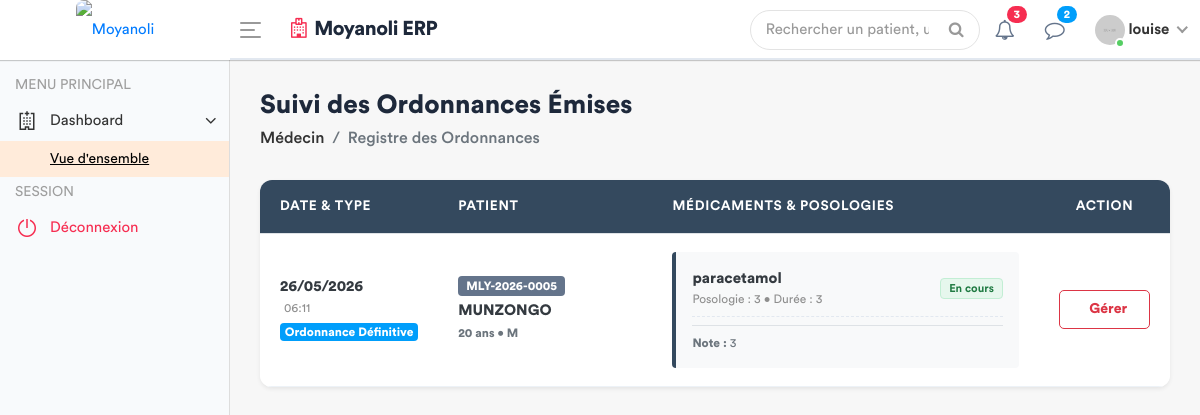
/medecin/ordonnances-delivrees/ (signed in), run on an earlier commit of the app's database.
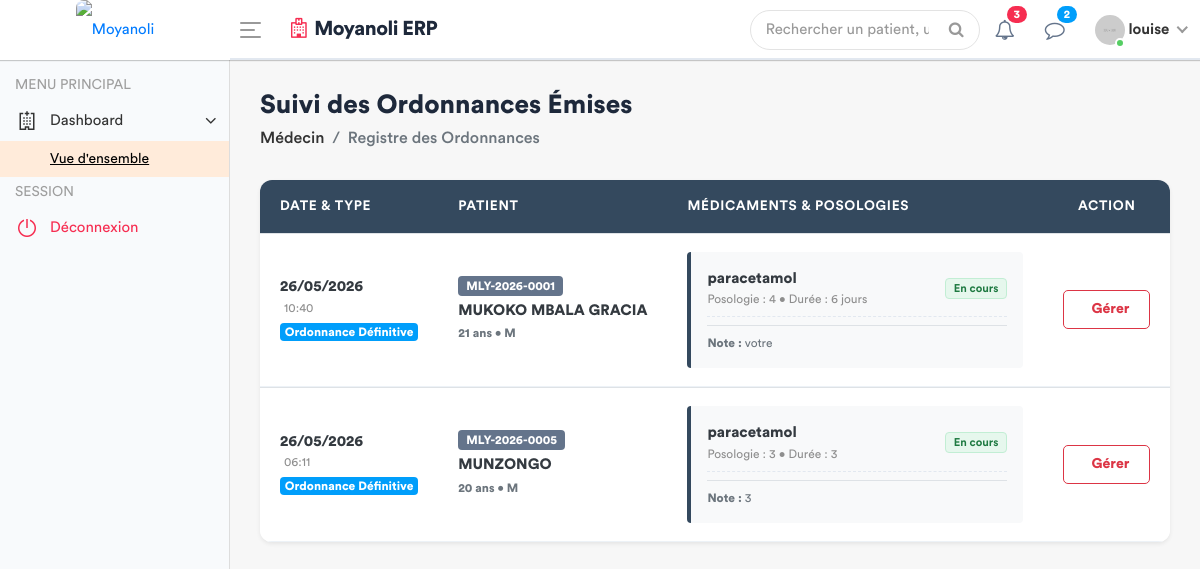
And on a later commit of the database.
### apps/models.py (models this page shows, shortened)
class Ordonnance(models.Model):
    TYPE_CHOICES = [
        ('URGENCE', 'Ordonnance d’Urgence'),
        ('DEFINITIVE', 'Ordonnance Définitive'),
    ]
    consultation = models.ForeignKey(Consultation, on_delete=models.CASCADE)
    date_prescrite = models.DateTimeField(default=timezone.now)
    type_ordonnance = models.CharField(max_length=20, choices=TYPE_CHOICES, default='URGENCE')
    observation = models.TextField(blank=True, help_text="Note générale sur l'ordonnance")

class Consultation(models.Model):
    triage = models.OneToOneField(SigneVital, db_index=True, on_delete=models.CASCADE)
    medecin = models.ForeignKey(settings.AUTH_USER_MODEL, on_delete=models.SET_NULL, null=True)
    motif_consultation = models.TextField(verbose_name="Motif")
    histoire_maladie = models.TextField(verbose_name="Histoire de la maladie")
    examen_physique = models.TextField(verbose_name="Examen physique")
    complement_d_anamnese = models.CharField(max_length=200, null=True)
    hypothese_diagnostique = models.TextField(verbose_name="Hypothèse diagnostique")
    date_creation = models.DateTimeField(default=timezone.now)
    consultation_payee = models.BooleanField(default=False, verbose_name="Consultation payée")

class SigneVital(models.Model):
    patient = models.ForeignKey(Patient, on_delete=models.CASCADE)
    temperature = models.DecimalField(max_digits=4, decimal_places=1)
    poids = models.DecimalField(max_digits=5, decimal_places=2)
    tension_arterielle = models.CharField(max_length=10)
    frequence_cardiaque = models.IntegerField()
    frequence_respiratoire = models.IntegerField(null=True, blank=True)
    saturation_oxygene = models.IntegerField(null=True, blank=True)
    date_prelevement = models.DateTimeField(default=timezone.now)
    infirmier = models.ForeignKey(User, on_delete=models.SET_NULL, null=True)
    est_consulte = models.BooleanField(default=False)

class Patient(models.Model):
    code_patient = models.CharField(max_length=20, unique=True, editable=False)
    noms = models.CharField(max_length=100)
    service = models.ForeignKey('Service', on_delete=models.PROTECT, related_name='patients', null=True)
    sexe = models.CharField(max_length=1, choices=[('M', 'Masculin'), ('F', 'Féminin')])
    age = models.CharField(max_length=30)
    adresse = models.TextField()
    telephone = models.CharField(max_length=20)
    fiche_payee = models.BooleanField(default=False) # Pour le 1er passage
    created_by = models.ForeignKey(User, on_delete=models.SET_NULL, null=True, related_name='patients_crees')
    date_creation = models.DateTimeField(auto_now_add=True)
    date_modification = models.DateTimeField(auto_now=True)

class LigneMedicament(models.Model):
    STATUT_MEDOC = [
        ('EN_COURS', 'En cours'),
        ('STOPPE', 'Stoppé / Changé'),
    ]
    ordonnance = models.ForeignKey(Ordonnance, related_name='medicaments', on_delete=models.CASCADE)
    nom_medicament = models.CharField(max_length=200)
    posologie = models.CharField(max_length=200, help_text="ex: 1 tab 3 fois par jour")
    duree = models.CharField(max_length=100, help_text="ex: 5 jours")
    statut = models.CharField(max_length=20, choices=STATUT_MEDOC, default='EN_COURS')
    motif_arret = models.TextField(blank=True, null=True, help_text="Pourquoi le médecin a changé ce médicament")
    date_modification = models.DateTimeField(default=timezone.now)

### apps/views.py (the view, shortened to what this page needs)
# urls.py: path('medecin/ordonnances-delivrees/', views.liste_ordonnances_delivrees_view, name='liste_ordonnances_delivrees'),
@login_required
def liste_ordonnances_delivrees_view(request):
    ordonnances_medecin = Ordonnance.objects.select_related(
        'consultation__triage__patient'
    ).prefetch_related(
        'medicaments'
    ).order_by('-date_prescrite')
    role = Fonction.objects.filter(userKey=request.user).first()
    fonctionKey = role.fonctionKey.roleName if role and role.fonctionKey else None
    context = {
        'ordonnances_medecin': ordonnances_medecin,
        'fonctionKey': fonctionKey
    }
    return render(request, 'back-end/medecin/liste_ordonnances_delivrees.html', context)

### apps/templates/back-end/medecin/liste_ordonnances_delivrees.html (shortened to what this page needs)
<!DOCTYPE html>
{% load static %}
<html lang="fr">
<head>
    {% include 'back-end/includes/css.html' %}
</head>
<body>
    <div class="main-wrapper">
        {% include 'back-end/includes/header.html' %}
        {% include 'back-end/includes/sidebar.html' %}
        <div class="page-wrapper">
            <div class="content container-fluid">
                <div class="page-header">
                    <div class="row">
                        <div class="col">
                            <h3 class="page-title" style="font-weight: 700; color: #1e293b;">Suivi des Ordonnances Émises</h3>
                            <ul class="breadcrumb">
                                <li class="breadcrumb-item"><a href="#">Médecin</a></li>
                                <li class="breadcrumb-item active">Registre des Ordonnances</li>
                            </ul>
                        </div>
                    </div>
                </div>
                <div class="card shadow-sm custom-table-card">
                    <div class="card-body p-0">
                        <div class="table-responsive">
                            <table class="table table-modern table-hover mb-0" width="100%">
                                <thead>
                                    <tr>
                                        <th style="width: 15%;">Date & Type</th>
                                        <th style="width: 25%;">Patient</th>
                                        <th style="width: 45%;">Médicaments & Posologies</th>
                                        <th style="width: 15%;" class="text-center">Action</th>
                                    </tr>
                                </thead>
                                <tbody>
                                    {% for ord in ordonnances_medecin %}
                                    <tr>
                                        <td class="align-middle">
                                            <div class="text-dark font-weight-bold">{{ ord.date_prescrite|date:"d/m/Y" }}</div>
                                            <small class="text-muted d-block mb-1">{{ ord.date_prescrite|date:"H:i" }}</small>
                                            <span class="badge {% if ord.type_ordonnance == 'URGENCE' %}badge-danger{% else %}badge-info{% endif %} font-weight-bold" style="font-size: 0.75rem;">
                                                {{ ord.get_type_ordonnance_display }}
                                            </span>
                                        </td>
                                        <td class="align-middle">
                                            <span class="badge badge-secondary mb-1 px-2 py-1" style="font-size: 0.75rem; background-color: #64748b;">
                                                {{ ord.consultation.triage.patient.code_patient }}
                                            </span>
                                            <span class="d-block text-uppercase font-weight-bold text-dark">{{ ord.consultation.triage.patient.noms }}</span>
                                            <small class="text-secondary font-weight-bold">{{ ord.consultation.triage.patient.age }} ans &bull; {{ ord.consultation.triage.patient.sexe }}</small>
                                        </td>
                                        <td class="align-middle">
                                            <div class="bg-light p-3 rounded" style="border-left: 4px solid #34495e;">
                                                {% for medoc in ord.medicaments.all %}
                                                <div class="d-flex justify-content-between align-items-center medoc-item">
                                                    <div>
                                                        <strong class="text-dark" {% if medoc.statut == 'STOPPE' %}style="text-decoration: line-through; color: #94a3b8 !important;"{% endif %}>
                                                            {{ medoc.nom_medicament }}
                                                        </strong>
                                                        <span class="text-muted small d-block">
                                                            Posologie : {{ medoc.posologie }} &bull; Durée : {{ medoc.duree }}
                                                        </span>
                                                    </div>
                                                    <div>
                                                        {% if medoc.statut == 'EN_COURS' %}
                                                            <span class="badge badge-actif px-2 py-1 small">En cours</span>
                                                        {% else %}
                                                            <span class="badge badge-stoppe px-2 py-1 small">Stoppé</span>
                                                        {% endif %}
                                                    </div>
                                                </div>
                                                {% endfor %}
                                                {% if ord.observation %}
                                                    <div class="mt-2 pt-2 border-top small text-secondary">
                                                        <strong>Note :</strong> {{ ord.observation }}
                                                    </div>
                                                {% endif %}
                                            </div>
                                        </td>
                                        <td class="text-center align-middle">
                                            <button type="button" class="btn btn-outline-danger btn-sm btn-block font-weight-bold py-2" data-toggle="modal" data-target="#modalGerer{{ ord.id }}">
                                                 Gérer
                                            </button>
                                        </td>
                                    </tr>
                                    {% endfor %}
                                </tbody>
                            </table>
                        </div>
                    </div>
                </div>
            </div>
        </div>
    </div>
</body>
</html>

### apps/templates/back-end/includes/css.html (shortened to what this page needs)
{% load static %}
        <link rel="stylesheet" href="{% static 'back-end/assets/css/bootstrap.min.css'%}">
        <link rel="stylesheet" href="{% static 'back-end/assets/css/font-awesome.min.css'%}">
        <link rel="stylesheet" href="{% static 'back-end/assets/css/line-awesome.min.css'%}">
		<link rel="stylesheet" href="{% static 'back-end/assets/plugins/morris/morris.css'%}">
        <link rel="stylesheet" href="{% static 'back-end/assets/css/style.css'%}">
		<link rel="stylesheet" href="{% static 'back-end/assets/css/dataTables.bootstrap4.min.css'%}">
		<link rel="stylesheet" href="{% static 'back-end/assets/css/select2.min.css'%}">
		<link rel="stylesheet" href="{% static 'back-end/assets/css/bootstrap-datetimepicker.min.css'%}">

### apps/templates/back-end/includes/header.html (shortened to what this page needs)
{% load static %}
<div class="header" style="background: #ffffff; border-bottom: 2px solid #e2e8f0;">
    <div class="header-left" style="background: #ffffff;">
        <a href="{% url 'home' %}" class="logo">
            <img src="{% static 'front-end/assets/dr/logo.jpeg' %}" width="45" height="45" alt="Moyanoli" style="border-radius: 8px;">
        </a>
    </div>
    <a id="toggle_btn" href="javascript:void(0);" style="color: #007bff;">
        <span class="bar-icon">
            <span></span>
            <span></span>
            <span></span>
        </span>
    </a>
    <div class="page-title-box">
        <h3 style="color: #1e293b; font-weight: 700; letter-spacing: -0.5px;">
            <i class="fa fa-hospital-o text-danger mr-2"></i>Moyanoli ERP
        </h3>
    </div>
    <ul class="nav user-menu">
        <li class="nav-item">
            <div class="top-nav-search">
                <form action="#">
                    <input class="form-control" type="text" placeholder="Rechercher un patient, un dossier...">
                    <button class="btn" type="submit"><i class="fa fa-search"></i></button>
                </form>
            </div>
        </li>
        <li class="nav-item dropdown">
            <a href="#" class="dropdown-toggle nav-link" data-toggle="dropdown">
                <i class="fa fa-bell-o" style="color: #64748b;"></i> <span class="badge badge-pill bg-danger">3</span>
            </a>
        </li>
        <li class="nav-item dropdown">
            <a href="#" class="dropdown-toggle nav-link" data-toggle="dropdown">
                <i class="fa fa-comment-o" style="color: #64748b;"></i> <span class="badge badge-pill bg-info">2</span>
            </a>
        </li>
        <li class="nav-item dropdown has-arrow main-drop">
            <a href="#" class="dropdown-toggle nav-link" data-toggle="dropdown">
                <span class="user-img">
                    <img src="{% static 'back-end/assets/img/profiles/avatar-21.jpg' %}" alt="">
                    <span class="status online"></span>
                </span>
                <span style="font-weight: 600;">{{ user.username }}</span>
            </a>
        </li>
    </ul>
</div>

### apps/templates/back-end/includes/sidebar.html (shortened to what this page needs)
<div class="sidebar" id="sidebar" style="background-color: #f8fafc;">
    <div class="sidebar-inner slimscroll">
        <div id="sidebar-menu" class="sidebar-menu">
            <ul>
                <li class="menu-title">
                    <span>MENU PRINCIPAL</span>
                </li>
                <li class="submenu">
                    <a href="#"><i class="la la-hospital"></i> <span> Dashboard</span> <span class="menu-arrow"></span></a>
                    <ul style="display: none;">
                        <li><a class="active" href="{% url 'dashboard' %}">Vue d'ensemble</a></li>
                    </ul>
                </li>
                <li class="menu-title"> <span>SESSION</span> </li>
                <li>
                    <a href="{% url 'deco' %}" class="text-danger"><i class="la la-power-off"></i> <span>Déconnexion</span></a>
                </li>
            </ul>
        </div>
    </div>
</div>

### apps/templates/back-end/includes/js.html (shortened to what this page needs)
{% load static %}

### apps/templates/back-end/medecin/liste_ordonnances_delivrees.html (style rules this page uses)
.custom-table-card { border: none; border-radius: 12px; overflow: hidden; }
.table-modern { border-collapse: separate; border-spacing: 0; border: none !important; }
.table-modern thead th { background-color: #34495e !important; color: #ffffff !important; font-weight: 600; text-transform: uppercase; font-size: 0.85rem; padding: 16px 20px !important; border: none !important; }
.table-modern tbody tr { transition: all 0.2s ease-in-out; background-color: #ffffff; }
.table-modern tbody td { padding: 18px 20px !important; border-bottom: 1px solid #edf2f7 !important; }
.badge-actif { background-color: #e6f7ed; color: #1f7a42; border: 1px solid #c2eed4; font-weight: 600; }
.medoc-item { border-bottom: 1px dashed #e2e8f0; padding-bottom: 8px; margin-bottom: 8px; }

What changed in the data, as far as the page shows it:
added Ordonnance: date_prescrite "26/05/2026", date_prescrite "10:40", type_ordonnance "Ordonnance Définitive", consultation.triage.patient.code_patient "MLY-2026-0001", consultation.triage.patient.noms "MUKOKO MBALA GRACIA", consultation.triage.patient.age "21", consultation.triage.patient.sexe "M", observation "votre"
added LigneMedicament: nom_medicament "paracetamol", posologie "4", duree "6 jours", statut "En cours", shown under "26/05/2026"
